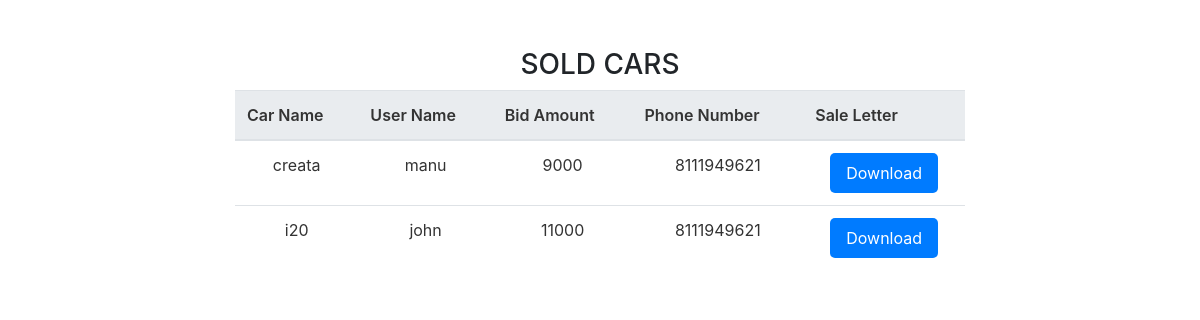
The app's page /closed_deals with its own data.
### home/models.py (models this page shows)
class auction(models.Model):
    car_id=models.IntegerField()
    car_name=models.CharField(max_length=25)
    user_id=models.IntegerField()
    user_name=models.CharField(max_length=25)
    bid_amount=models.IntegerField()
    phone=models.IntegerField()
    largest_bid=models.IntegerField(default=False)
    sold_or_no=models.IntegerField(default=False)

### home/views.py (the view)
# urls.py: path("closed_deals",views.closed_deals,name='closed_deals'),
def closed_deals(request):
    all=auction.objects.filter(sold_or_no=1)
    return render(request,'closed_deals.html',{"all":all})

### templates/closed_deals.html (shortened to what this page needs)
<!DOCTYPE html>
<html lang="en">
<head>
  <link rel="stylesheet" href="https://stackpath.bootstrapcdn.com/bootstrap/4.5.2/css/bootstrap.min.css">
</head>
<link rel="stylesheet" href="https://maxcdn.bootstrapcdn.com/bootstrap/4.0.0/css/bootstrap.min.css">
<body>
  <div class="container">
    <div class="row justify-content-center">
      <div class="col-lg-8"><br><br>
        <h3 class="text-center">SOLD CARS</h3>
        <div class="table-responsive">
          <table class="table align-middle mb-0">
            <thead class="bg-light">
              <tr>
                <th>Car Name</th>
                <th>User Name</th>
                <th>Bid Amount</th>
                <th>Phone Number</th>
                <th>Sale Letter</th>
              </tr>
            </thead>
            <tbody>
              {% for i in all %}
              <tr>
                <td>{{i.car_name}}</td>
                <td>{{i.user_name}}</td>
                <td>{{i.bid_amount}}</td>
                <td>{{i.phone}}</td>
                <td>
                  <form action="{% url 'generate_pdf' i.car_id %}" method="post">
                    <input type="submit" value="Download" class="btn">
                  </form>
                </td>
              </tr>
              {% endfor %}
            </tbody>
          </table>
        </div>
      </div>
    </div>
  </div>
</body>
</html>

### templates/closed_deals.html (style rules this page uses)
body { background-color: #f8f9fa; font-family: Arial, sans-serif; }
th { font-weight: 600; text-align: center; background-color: #e9ecef; border: none; color: #333; vertical-align: middle; padding: 1rem; }
td { font-weight: 400; text-align: center; background-color: #fff; border: none; color: #333; vertical-align: middle; padding: 1rem; }
input[type=submit] { background-color: #007bff; border: none; color: #fff; padding: 0.5rem 1rem; border-radius: 5px; cursor: pointer; font-size: 1rem; }
body { background-image: url("https://images.pexels.com/photos/7144199/pexels-photo-7144199.jpeg?auto=compress&cs=tinysrgb&w=1260&h=750&dpr=1"); background-size: cover; color: white; }

### records on screen
auction: car_name "creata", user_name "manu", bid_amount "9000", phone "8111949621"
auction: car_name "i20", user_name "john", bid_amount "11000", phone "8111949621"
